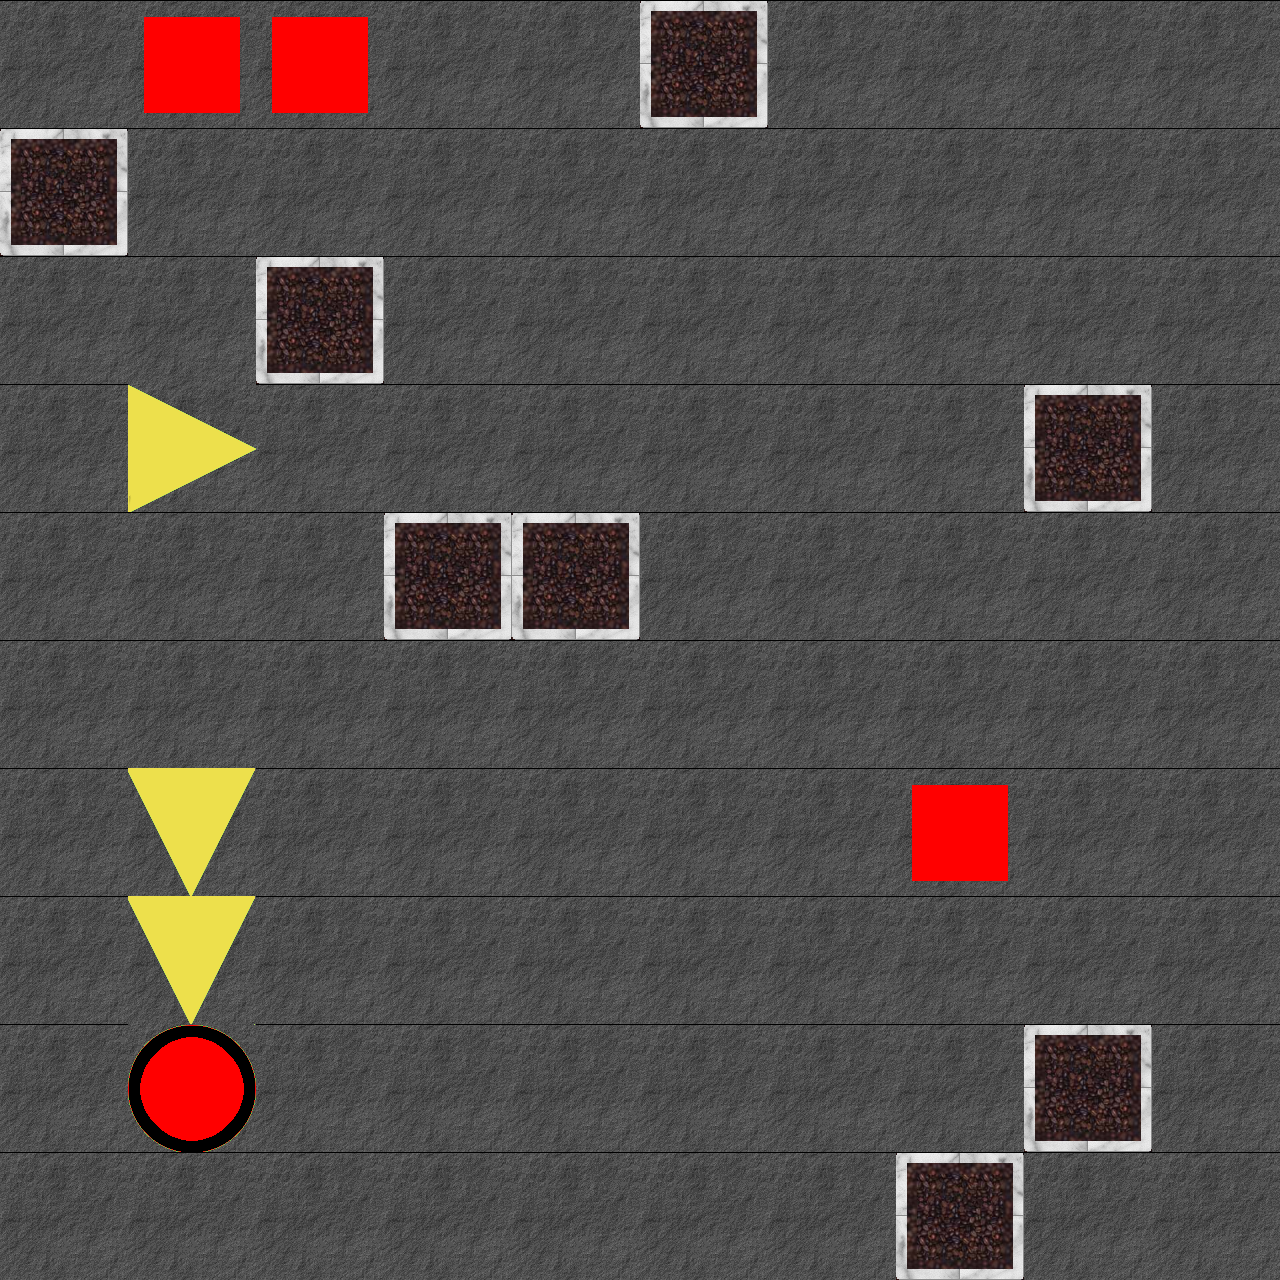

This game map was drawn from its Tiled (.tmx) file and the tilesets committed beside it. A one-line description and the full map source follow:
An orthogonal 10x10 tile map with 128x128 px tiles, 2 tile layers (tiles, blocks).

<map version="1.0" orientation="orthogonal" width="10" height="10" tilewidth="128" tileheight="128">
 <properties>
  <property name="minMoves" value="100" />
 </properties>
 <tileset firstgid="1" name="blocks&amp;tiles" tilewidth="128" tileheight="128">
  <image source="..\img\tiles_blocks.png" width="512" height="1024" />
 </tileset>
 <layer name="tiles" width="10" height="10">
  <data>
   <tile gid="2" />
   <tile gid="2" />
   <tile gid="2" />
   <tile gid="2" />
   <tile gid="2" />
   <tile gid="3" />
   <tile gid="2" />
   <tile gid="2" />
   <tile gid="2" />
   <tile gid="2" />
   <tile gid="3" />
   <tile gid="2" />
   <tile gid="2" />
   <tile gid="2" />
   <tile gid="2" />
   <tile gid="2" />
   <tile gid="2" />
   <tile gid="2" />
   <tile gid="2" />
   <tile gid="2" />
   <tile gid="2" />
   <tile gid="2" />
   <tile gid="3" />
   <tile gid="2" />
   <tile gid="2" />
   <tile gid="2" />
   <tile gid="2" />
   <tile gid="2" />
   <tile gid="2" />
   <tile gid="2" />
   <tile gid="2" />
   <tile gid="6" />
   <tile gid="2" />
   <tile gid="2" />
   <tile gid="2" />
   <tile gid="2" />
   <tile gid="2" />
   <tile gid="2" />
   <tile gid="3" />
   <tile gid="2" />
   <tile gid="2" />
   <tile gid="2" />
   <tile gid="2" />
   <tile gid="3" />
   <tile gid="3" />
   <tile gid="2" />
   <tile gid="2" />
   <tile gid="2" />
   <tile gid="2" />
   <tile gid="2" />
   <tile gid="2" />
   <tile gid="2" />
   <tile gid="2" />
   <tile gid="2" />
   <tile gid="2" />
   <tile gid="2" />
   <tile gid="2" />
   <tile gid="2" />
   <tile gid="2" />
   <tile gid="2" />
   <tile gid="2" />
   <tile gid="8" />
   <tile gid="2" />
   <tile gid="2" />
   <tile gid="2" />
   <tile gid="2" />
   <tile gid="2" />
   <tile gid="2" />
   <tile gid="2" />
   <tile gid="2" />
   <tile gid="2" />
   <tile gid="8" />
   <tile gid="2" />
   <tile gid="2" />
   <tile gid="2" />
   <tile gid="2" />
   <tile gid="2" />
   <tile gid="2" />
   <tile gid="2" />
   <tile gid="2" />
   <tile gid="2" />
   <tile gid="9" />
   <tile gid="2" />
   <tile gid="2" />
   <tile gid="2" />
   <tile gid="2" />
   <tile gid="2" />
   <tile gid="2" />
   <tile gid="3" />
   <tile gid="2" />
   <tile gid="2" />
   <tile gid="2" />
   <tile gid="2" />
   <tile gid="2" />
   <tile gid="2" />
   <tile gid="2" />
   <tile gid="2" />
   <tile gid="3" />
   <tile gid="2" />
   <tile gid="2" />
  </data>
 </layer>
 <layer name="blocks" width="10" height="10">
  <data>
   <tile gid="0" />
   <tile gid="13" />
   <tile gid="13" />
   <tile gid="0" />
   <tile gid="0" />
   <tile gid="0" />
   <tile gid="0" />
   <tile gid="0" />
   <tile gid="0" />
   <tile gid="0" />
   <tile gid="0" />
   <tile gid="0" />
   <tile gid="0" />
   <tile gid="0" />
   <tile gid="0" />
   <tile gid="0" />
   <tile gid="0" />
   <tile gid="0" />
   <tile gid="0" />
   <tile gid="0" />
   <tile gid="0" />
   <tile gid="0" />
   <tile gid="0" />
   <tile gid="0" />
   <tile gid="0" />
   <tile gid="0" />
   <tile gid="0" />
   <tile gid="0" />
   <tile gid="0" />
   <tile gid="0" />
   <tile gid="0" />
   <tile gid="0" />
   <tile gid="0" />
   <tile gid="0" />
   <tile gid="0" />
   <tile gid="0" />
   <tile gid="0" />
   <tile gid="0" />
   <tile gid="0" />
   <tile gid="0" />
   <tile gid="0" />
   <tile gid="0" />
   <tile gid="0" />
   <tile gid="0" />
   <tile gid="0" />
   <tile gid="0" />
   <tile gid="0" />
   <tile gid="0" />
   <tile gid="0" />
   <tile gid="0" />
   <tile gid="0" />
   <tile gid="0" />
   <tile gid="0" />
   <tile gid="0" />
   <tile gid="0" />
   <tile gid="0" />
   <tile gid="0" />
   <tile gid="0" />
   <tile gid="0" />
   <tile gid="0" />
   <tile gid="0" />
   <tile gid="0" />
   <tile gid="0" />
   <tile gid="0" />
   <tile gid="0" />
   <tile gid="0" />
   <tile gid="0" />
   <tile gid="13" />
   <tile gid="0" />
   <tile gid="0" />
   <tile gid="0" />
   <tile gid="0" />
   <tile gid="0" />
   <tile gid="0" />
   <tile gid="0" />
   <tile gid="0" />
   <tile gid="0" />
   <tile gid="0" />
   <tile gid="0" />
   <tile gid="0" />
   <tile gid="0" />
   <tile gid="0" />
   <tile gid="0" />
   <tile gid="0" />
   <tile gid="0" />
   <tile gid="0" />
   <tile gid="0" />
   <tile gid="0" />
   <tile gid="0" />
   <tile gid="0" />
   <tile gid="0" />
   <tile gid="0" />
   <tile gid="0" />
   <tile gid="0" />
   <tile gid="0" />
   <tile gid="0" />
   <tile gid="0" />
   <tile gid="0" />
   <tile gid="0" />
   <tile gid="0" />
  </data>
 </layer>
</map>
